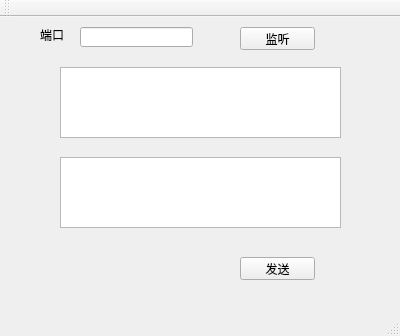
<?xml version="1.0" encoding="UTF-8"?>
<ui version="4.0">
 <class>MainWindow</class>
 <widget class="QMainWindow" name="MainWindow">
  <property name="geometry">
   <rect>
    <x>0</x>
    <y>0</y>
    <width>400</width>
    <height>336</height>
   </rect>
  </property>
  <property name="windowTitle">
   <string>MainWindow</string>
  </property>
  <widget class="QWidget" name="centralWidget">
   <widget class="QLabel" name="label">
    <property name="geometry">
     <rect>
      <x>40</x>
      <y>10</y>
      <width>31</width>
      <height>16</height>
     </rect>
    </property>
    <property name="text">
     <string>端口</string>
    </property>
   </widget>
   <widget class="QLineEdit" name="lineEdit_port">
    <property name="geometry">
     <rect>
      <x>80</x>
      <y>10</y>
      <width>113</width>
      <height>20</height>
     </rect>
    </property>
   </widget>
   <widget class="QPushButton" name="btn_listen">
    <property name="geometry">
     <rect>
      <x>240</x>
      <y>10</y>
      <width>75</width>
      <height>23</height>
     </rect>
    </property>
    <property name="text">
     <string>监听</string>
    </property>
   </widget>
   <widget class="QTextEdit" name="textEdit_send">
    <property name="geometry">
     <rect>
      <x>60</x>
      <y>50</y>
      <width>281</width>
      <height>71</height>
     </rect>
    </property>
   </widget>
   <widget class="QTextEdit" name="textEdit_receive">
    <property name="geometry">
     <rect>
      <x>60</x>
      <y>140</y>
      <width>281</width>
      <height>71</height>
     </rect>
    </property>
   </widget>
   <widget class="QPushButton" name="btn_send">
    <property name="geometry">
     <rect>
      <x>240</x>
      <y>240</y>
      <width>75</width>
      <height>23</height>
     </rect>
    </property>
    <property name="text">
     <string>发送</string>
    </property>
   </widget>
  </widget>
  <widget class="QMenuBar" name="menuBar">
   <property name="geometry">
    <rect>
     <x>0</x>
     <y>0</y>
     <width>400</width>
     <height>23</height>
    </rect>
   </property>
  </widget>
  <widget class="QToolBar" name="mainToolBar">
   <attribute name="toolBarArea">
    <enum>TopToolBarArea</enum>
   </attribute>
   <attribute name="toolBarBreak">
    <bool>false</bool>
   </attribute>
  </widget>
  <widget class="QStatusBar" name="statusBar"/>
 </widget>
 <layoutdefault spacing="6" margin="11"/>
 <resources/>
 <connections/>
</ui>
